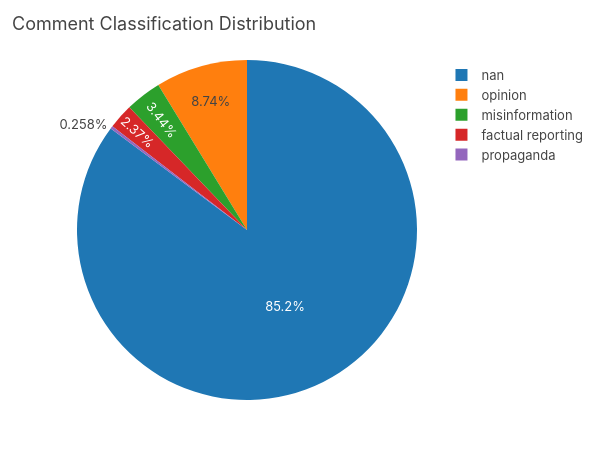

Notebook cell for this chart:
### Code cell
# Misinformation distribution pie chart
misinfo_dist = sent_sample['misinfo_label'].value_counts().reset_index()
misinfo_dist.columns = ['Label', 'Count']
fig = px.pie(misinfo_dist, values='Count', names='Label',
    title='Comment Classification Distribution',
    color_discrete_map={'misinformation': '#d62728', 'propaganda': '#ff7f0e',
                        'factual reporting': '#2ca02c', 'opinion': '#1f77b4'})
fig.update_layout(height=450, width=600)
fig.show()

### Figure 1 — Plotly figure (JSON) as saved in the notebook; plotly's stock layout.template omitted (floating-point values rounded to 4 significant figures)
{"data": [{"domain": {"x": [0.0, 1.0], "y": [0.0, 1.0]}, "hovertemplate": "Label=%{label}<br>Count=%{value}<extra></extra>", "labels": ["nan", "opinion", "misinformation", "factual reporting", "propaganda"], "legendgroup": "", "name": "", "showlegend": true, "type": "pie", "values": [28778, 2951, 1161, 801, 87]}], "layout": {"height": 450, "legend": {"tracegroupgap": 0}, "title": {"text": "Comment Classification Distribution"}, "width": 600}}
